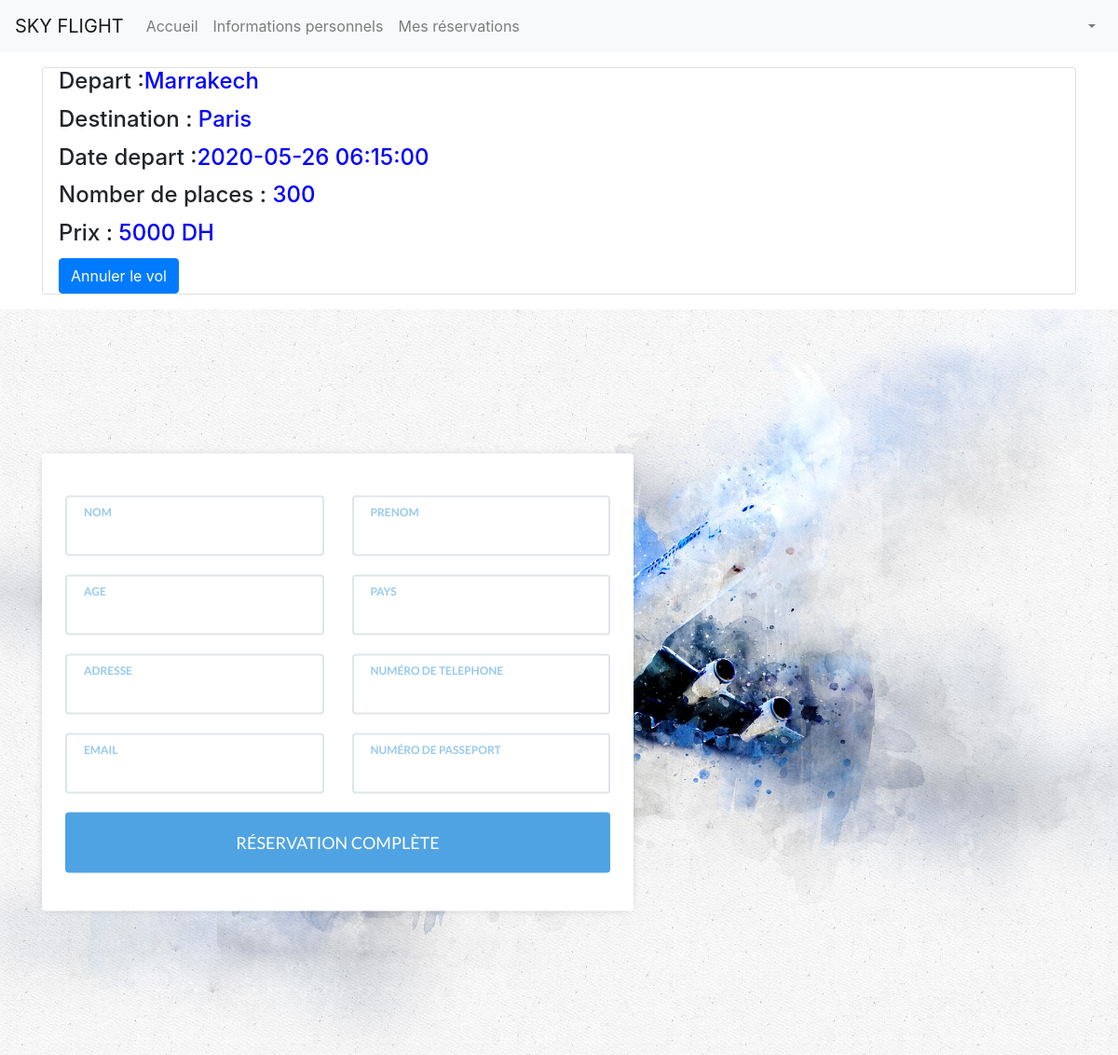
/view/reservation.php?id=13, run on the app's committed database.
### tables this page shows
CREATE TABLE IF NOT EXISTS `vols` (
  `id` int(11) NOT NULL AUTO_INCREMENT,
  `depart` varchar(254) DEFAULT NULL,
  `destination` varchar(254) DEFAULT NULL,
  `date_depart` timestamp NULL DEFAULT NULL,
  `num_place` int(11) DEFAULT NULL,
  `prix` int(11) DEFAULT NULL,
  `statut` varchar(100) NOT NULL,
  PRIMARY KEY (`id`)
);

### model/volsclass.php (called while the page is built, shortened)
<?php
 class Vol{
		function __construct() {
			$this->conn = new mysqli("localhost","root","belcaid","gestion_reservations");
		}
		function vol_show_id($id) {
			$query = "SELECT * from vols where id='$id'";
			$stmt = $this->conn->prepare($query);
			$stmt->execute();
			$result = $stmt->get_result();
			return  $result;
		}
}
?>

### view/reservation.php (the view, shortened to what this page needs)
<?php
include('../model/volsclass.php');
?>
<html lang="en">
<link type="text/css" rel="stylesheet" href="../public/css/style.css" />
<link rel="stylesheet" href="https://stackpath.bootstrapcdn.com/bootstrap/4.4.1/css/bootstrap.min.css"
>
<?php
include('heder.php');
?>
<body>
	<?php
include('navbar.php');
?>
	<div class="flex">
		<section class="t">
			<div class="container py-3">
				<div class="card">
					<div class="row ">
						<div class="col-md-8 px-3">
							<div class="card-block px-3">
								<?php
								$id = $_GET['id'];
								$vol = new Vol();
								$res = $vol -> vol_show_id($id);
								$row = $res->fetch_assoc();
								?>
								<h4 class="card-title">Depart :<span style="color:blue"><?= $row['depart']; ?></span>
								</h4>
								<h4 class="card-title">Destination : <span
										style="color:blue"><?= $row['destination']; ?></span></h4>
								<h4 class="card-title">Date depart :<span style="color:blue"><?= $row['date_depart']; ?>
									</span> </h4>
								<h4 class="card-title">Nomber de places : <span
										style="color:blue"><?= $row['num_place'];; ?></span></h4>
								<h4 class="card-title">Prix : <span style="color:blue"><?= $row['prix']; ?> DH</span>
								</h4>
								<a href="index.php" class="btn btn-primary">Annuler le vol</a>
							</div>
						</div>
					</div>
				</div>
			</div>
		</section>
	</div>
	<div id="booking" class="section">
		<div class="section-center">
			<div class="container">
				<div class="row">
					<div class="col-md-7 col-md-offset-1">
						<div class="booking-form">
							<form action="../controller/reservation-back.php" method="POST">
								<div class="row">
									<div class="col-md-6">
										<div class="form-group">
											<span class="form-label">Nom</span>
											<input class="form-control" name="nom" type="text">
										</div>
									</div>
									<div class="col-md-6">
										<div class="form-group">
											<span class="form-label">Prenom</span>
											<input class="form-control" name="prenom" type="text">
										</div>
									</div>
								</div>
								<div class="row">
									<div class="col-md-6">
										<div class="form-group">
											<span class="form-label">Age</span>
											<input class="form-control" name="age" type="number" required>
										</div>
									</div>
									<div class="col-md-6">
										<div class="form-group">
											<span class="form-label">Pays </span>
											<input class="form-control" name="pays" type="text">
										</div>
									</div>
									<div class="col-md-6">
										<div class="form-group">
											<span class="form-label">Adresse </span>
											<input class="form-control" name="adresse" type="text">
										</div>
									</div>
									<div class="col-md-6">
										<div class="form-group">
											<span class="form-label">Numéro de telephone </span>
											<input class="form-control" name="tele" type="number">
										</div>
									</div>
									<div class="col-md-6">
										<div class="form-group">
											<span class="form-label">Email </span>
											<input class="form-control" name="email" type="email">
										</div>
									</div>
									<div class="col-md-6">
										<div class="form-group">
											<span class="form-label">Numéro de passeport </span>
											<input class="form-control" name="passeport" type="number">
										</div>
									</div>
								</div>
								<div class="form-btn">
									<button type="submit" name="add" class="submit-btn">
										Réservation complète
									</button>
								</div>
							</form>
						</div>
					</div>
				</div>
			</div>
		</div>
	</div>
</body>
</html>

### public/css/style.css (style rules this page uses)
.section { position: relative; height: 100vh; }
.section .section-center { position: absolute; top: 50%; left: 0; right: 0; -webkit-transform: translateY(-50%); transform: translateY(-50%); }
#booking { font-family: 'Lato', sans-serif; background-image: url('../img/01.jpg'); background-size: cover; background-position: center; color: #191a1e; }
.booking-form { position: relative; background: #fff; max-width: 642px; width: 100%; margin: auto; padding: 45px 25px 25px; border-radius: 4px; -webkit-box-shadow: 0px 0px 10px -5px rgba(0, 0, 0, 0.4); box-shadow: 0px 0px 10px -5px rgba(0, 0, 0, 0.4); }
.booking-form .form-group { position: relative; margin-bottom: 20px; }
.booking-form .form-control { background-color: #fff; height: 65px; padding: 0px 15px; padding-top: 24px; color: #191a1e; border: 2px solid #dfe5e9; font-size: 16px; font-weight: 700; -webkit-box-shadow: none; box-shadow: none; border-radius: 4px; -webkit-transition: 0.2s all; transition: 0.2s all; }
.booking-form .form-control::placeholder { color: #dfe5e9; }
.booking-form .form-label { position: absolute; top: 6px; left: 20px; font-weight: 700; text-transform: uppercase; line-height: 24px; height: 24px; font-size: 12px; color: #98c9ee; }
.booking-form .submit-btn { color: #fff; background-color: #4fa3e3; font-weight: 400; height: 65px; font-size: 18px; border: none; width: 100%; border-radius: 4px; text-transform: uppercase }

### data on the page
vols: depart "Marrakech", destination "Paris", date_depart "2020-05-26 06:15:00", num_place "300", prix "5000"
